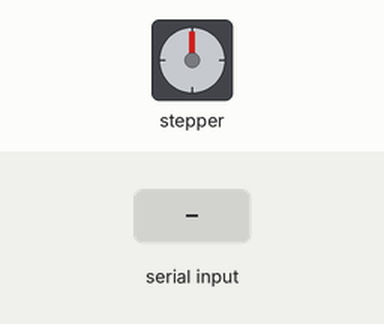
This sketch was run on a simulated Arduino Uno, built with avr-gcc and run on an emulated ATmega328P. Shown: stepper motor. Inputs (shaded band) come from the test bench. Stepper angles assume 400 steps per turn.

Above: at 1.2 s.
1.3 s: "motor 1 +\n" received over Serial
At 1.46 s:
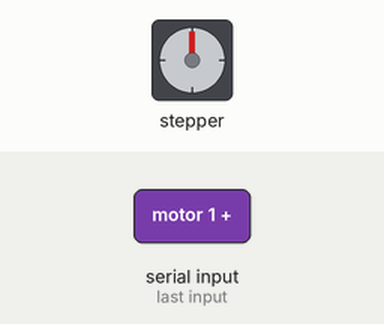
At 2.06 s:
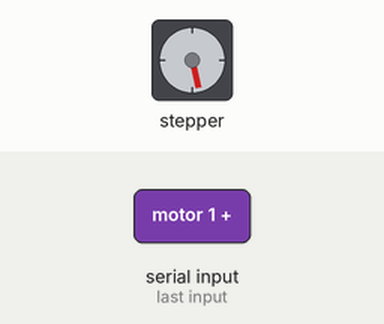
4.3 s: "motor 1 -\n" received over Serial
At 4.46 s:
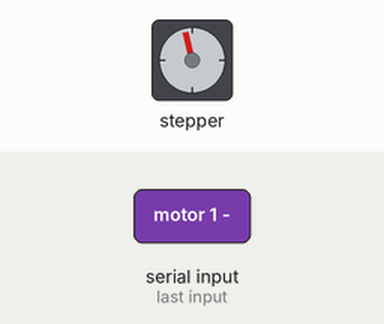
Timing chart, 0 to 19.3 s (numbered marks = the images above; inputs shaded):
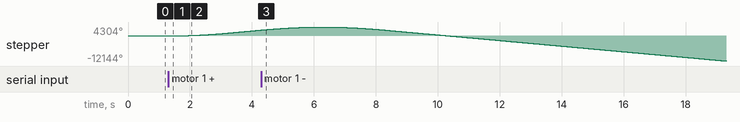

The sketch:

motor_test.ino
```cpp
#include <AccelStepper.h>

#define STEP_PIN 0
#define DIR_PIN 2
#define MS1_PIN 16
#define MS2_PIN 4

const float stepsPerRevolution = 200;
int microstepSetting = 2;
float desiredRPM = 300;
float MaxRPM = 400;

float speedStepsPerSec = 0;            // поточна швидкість
float targetSpeedStepsPerSec = 0;      // цільова швидкість
float accelerationStep = 50;           // крок прискорення (steps/s)
unsigned long lastAccelUpdate = 0;
const unsigned long accelInterval = 50; // оновлення швидкості кожні 50 мс

String actualCommand = "";
String receivedCommand = "";

AccelStepper stepper(AccelStepper::DRIVER, STEP_PIN, DIR_PIN);

void setup() {
  Serial.begin(9600);

  pinMode(MS1_PIN, OUTPUT);
  pinMode(MS2_PIN, OUTPUT);
  digitalWrite(MS1_PIN, HIGH);
  digitalWrite(MS2_PIN, LOW);

  stepper.setMaxSpeed(microstepSetting * stepsPerRevolution * MaxRPM / 60.0);
  stepper.setSpeed(0);
}

void loop() {
  // --- UART-команди ---
  if (Serial.available()) {
    String cmd = Serial.readStringUntil('\n');
    cmd.trim();

    if (cmd == "motor 1 +" || cmd == "motor 1 -" || cmd == "0") {
      receivedCommand = cmd;
      if (receivedCommand != actualCommand) {
        if (cmd == "motor 1 +") {
          targetSpeedStepsPerSec = (microstepSetting * stepsPerRevolution * desiredRPM) / 60.0;
        }
        else if (cmd == "motor 1 -") {
          targetSpeedStepsPerSec = -(microstepSetting * stepsPerRevolution * desiredRPM) / 60.0;
        }
        else if (cmd == "0") {
          targetSpeedStepsPerSec = 0;
          speedStepsPerSec = 0; // миттєва зупинка
          stepper.setSpeed(0);
        }
        actualCommand = receivedCommand;
      }
    }
  }

  // --- Плавне прискорення тільки при старті ---
  if (targetSpeedStepsPerSec != 0) {  // тільки якщо мотор має рухатися
    unsigned long now = millis();
    if (now - lastAccelUpdate >= accelInterval) {
      lastAccelUpdate = now;

      if (speedStepsPerSec < targetSpeedStepsPerSec) {
        speedStepsPerSec += accelerationStep;
        if (speedStepsPerSec > targetSpeedStepsPerSec) speedStepsPerSec = targetSpeedStepsPerSec;
        stepper.setSpeed(speedStepsPerSec);
      }
      else if (speedStepsPerSec > targetSpeedStepsPerSec) {
        speedStepsPerSec -= accelerationStep;
        if (speedStepsPerSec < targetSpeedStepsPerSec) speedStepsPerSec = targetSpeedStepsPerSec;
        stepper.setSpeed(speedStepsPerSec);
      }
    }
  }

  stepper.runSpeed();
}
```

Measured:
- after the input at 1.3 s, stepper: keeps turning clockwise at about 961°/s, starting at once
